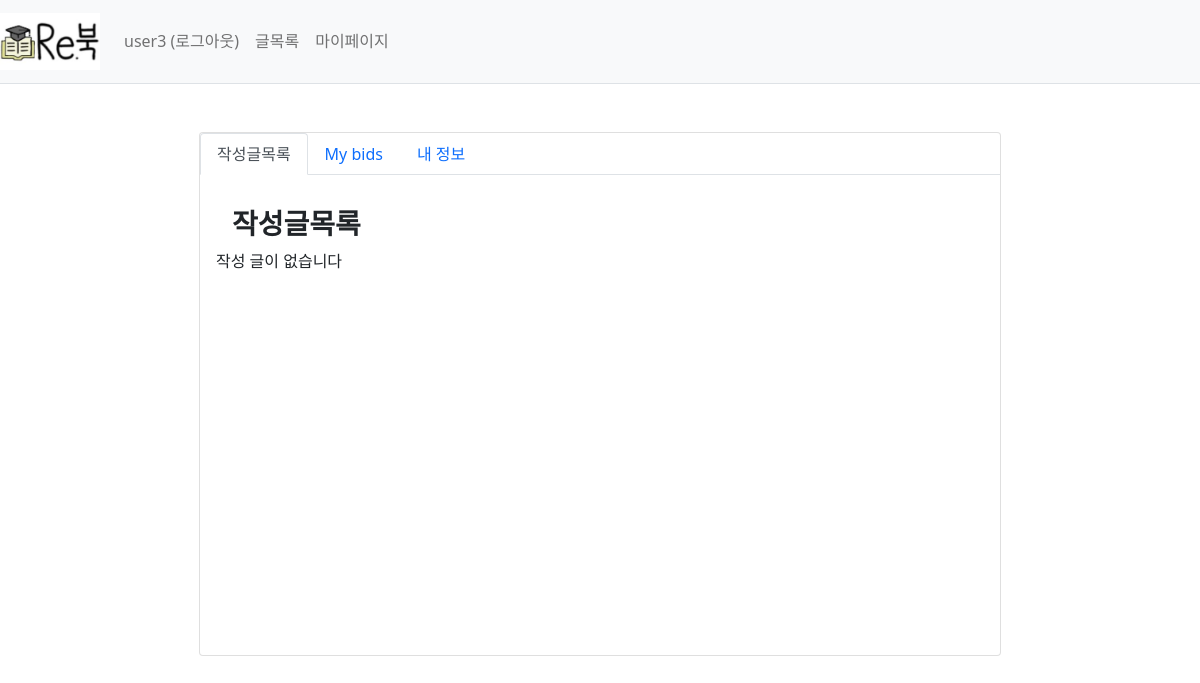
Page /mypage/list (signed in) on the earlier database version.
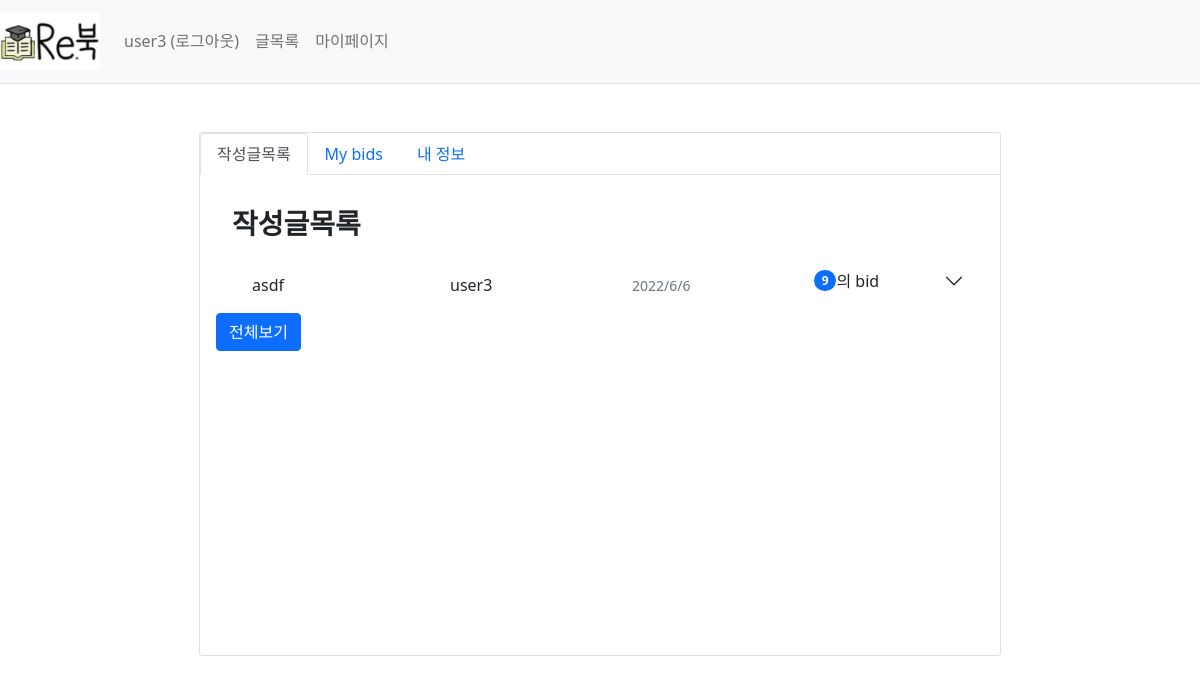
Same page on the later database version.
### webproject/models.py (models this page shows)
class BookInfo(db.Model): # 책 정보
    __tablename__ = 'bookinfo'
    id = db.Column(db.Integer, primary_key=True)
    name = db.Column(db.String(200),nullable=False) #책이름
    author = db.Column(db.String(200),nullable=False) #저자
    school = db.Column(db.String(200),nullable=False) #학교
    department = db.Column(db.String(200),nullable=False) #학과
    price = db.Column(db.Integer, nullable=False)

class Post(db.Model): #판매페이지
    id = db.Column(db.Integer, primary_key=True)
    subject = db.Column(db.String(200), nullable=False)
    content = db.Column(db.Text(),nullable=False)
    isparcel = db.Column(db.Boolean(), nullable=True,server_default='True')  # True: 택배, False: 직거래
    create_date = db.Column(db.DateTime(), nullable=False)
    img_path = db.Column(db.String(), nullable=True, server_default='1')  # 요거는 나중에 추가해보자
    book_info_id = db.Column(db.Integer, db.ForeignKey('bookinfo.id', ondelete='CASCADE'))
    book = db.relationship('BookInfo', backref=db.backref('post_set'))
    user_id = db.Column(db.Integer, db.ForeignKey('user.id', ondelete='CASCADE'), nullable=False)
    user = db.relationship('User', backref=db.backref('post_set'))

### webproject/views/mypage_views.py (the view)
@bp.route('/list')
@login_required
def _list():
    user_id=session.get('user_id')
    post_list = Post.query.filter(Post.user_id==user_id).order_by(Post.create_date.desc())
    reply_list = Reply.query.filter(Reply.user_id==user_id).order_by(Reply.create_date.desc())
    return render_template('mypage/mypage_list.html', post_list=post_list, reply_list=reply_list)

### webproject/views/auth_views.py (called while the page is built)
def login_required(view):
    @functools.wraps(view)
    def wrapped_view(**kwargs):
        if g.user is None:
            return redirect(url_for('auth.login'))
        return view(**kwargs)
    return wrapped_view

@bp.before_app_request
def load_logged_in_user():
    user_id=session.get('user_id')
    if user_id is None:
        g.user = None
    else:
        g.user = User.query.get(user_id)

@bp.before_app_request
def load_logged_in_user():
    user_id=session.get('user_id')
    if user_id is None:
        g.user = None
    else:
        g.user = User.query.get(user_id)

### webproject/templates/mypage/mypage_list.html (shortened to what this page needs)
{% extends 'base.html' %}
{% block content%}
<div class="d-flex justify-content-center mt-5">
    <div class="card">
<nav>
  <div class="nav nav-tabs" id="nav-tab" role="tablist">
    <button class="nav-link active" id="nav-home-tab" data-bs-toggle="tab" data-bs-target="#nav-home" type="button" role="tab" aria-controls="nav-home" aria-selected="true">작성글목록</button>
    <button class="nav-link" id="nav-profile-tab" data-bs-toggle="tab" data-bs-target="#nav-profile" type="button" role="tab" aria-controls="nav-profile" aria-selected="false">My bids</button>
    <button class="nav-link" id="nav-contact-tab" data-bs-toggle="tab" data-bs-target="#nav-contact" type="button" role="tab" aria-controls="nav-contact" aria-selected="false">내 정보</button>
  </div>
</nav>
<div class="tab-content" id="nav-tabContent">
  <div class="tab-pane fade show active" id="nav-home" role="tabpanel" aria-labelledby="nav-home-tab" tabindex="0" style="overflow-y:scroll;">
    <div class="card-body" style="width:50em; height:30em;" >
        <h3 class="mt-3 ms-3"><b>작성글목록</b></h3>
    {%if post_list[0]%}
    {%for i in range(5)%}
    {%if post_list[i]%}
    <div class="accordion accordion-flush" id="accordionFlushExample">
      <div class="accordion-item">
          <button class="accordion-button collapsed" type="button" data-bs-toggle="collapse" data-bs-target="#flush-collapse{{i}}" aria-expanded="false" aria-controls="flush-collapseOne">
                <div class="ms-3 col-md-3 mt-2" style="float:left;">{{post_list[i].book.name}}</div>
                <div class="ms-3 col-md-3 mt-2" style="float:left;">{{post_list[i].subject}}</div>
                <div class="col-md-2 mt-2 col-md-3 " style="float:right;"><small class="text-muted">{{post_list[i].create_date.year}}/{{post_list[i].create_date.month}}/{{post_list[i].create_date.day}}</small></div>
              <span class="badge bg-primary rounded-pill ">{{post_list[i].reply_set|length}}</span>
              <span>의 bid</span>
          </button>
      </div>
    </div>
    {%endif%}
    {%endfor%}
                <a href="{{url_for('mypage.post_all')}}">
                <button class="btn btn-primary" >전체보기</button>
                </a>
    {%else%}
        <p>작성 글이 없습니다</p>
    {%endif%}
    </div>
  </div>
</div>
</div>
</div>
{% endblock %}

Differences in the rows shown:
now on this page (row unchanged): BookInfo: name "asdf"
now on this page (row edited): Post: subject "user3", create_date "2022", create_date "6", create_date "6"
Other differences:
new list line: "/ / 9 의 bid"
text no longer shown: "작성 글이 없습니다"
text now shown: "전체보기"
